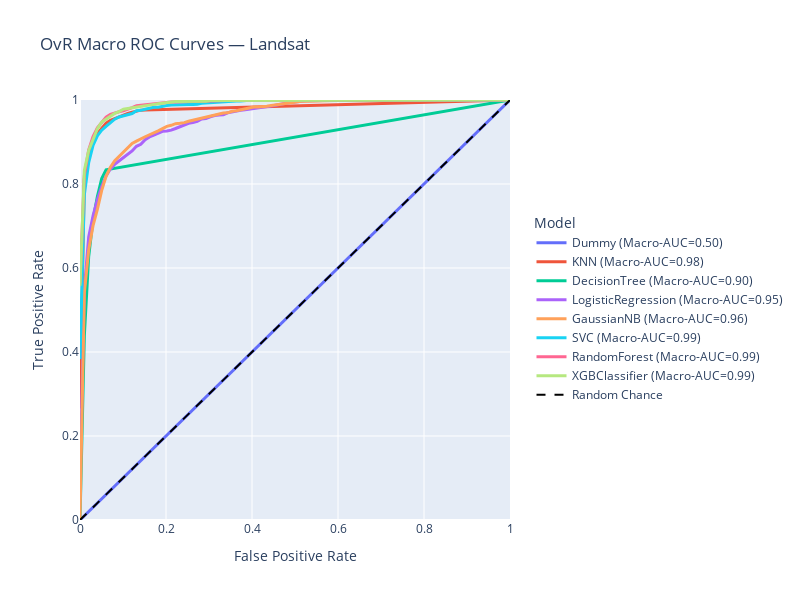

Here is the notebook cell this chart was saved with:
### Code cell
# =============================================================
# Plot combined OvR Macro ROC curves using Plotly
# =============================================================
import plotly.graph_objects as go
import numpy as np
import plotly.express as px

fig = go.Figure()

colors = px.colors.qualitative.Plotly  # color palette for up to 10 models

for idx, (name, result) in enumerate(roc_results.items()):
    # Interpolate TPRs for macro ROC
    all_fpr = np.linspace(0, 1, 100)
    mean_tpr = np.zeros_like(all_fpr)
    for i in range(len(class_names)):
        mean_tpr += np.interp(all_fpr, result["fpr"][i], result["tpr"][i])
    mean_tpr /= len(class_names)
    
    fig.add_trace(go.Scatter(
        x=all_fpr,
        y=mean_tpr,
        mode='lines',
        name=f"{name} (Macro-AUC={result['macro_auc']:.2f})",
        line=dict(color=colors[idx % len(colors)], width=3)
    ))

# Add diagonal random chance line
fig.add_trace(go.Scatter(
    x=[0, 1],
    y=[0, 1],
    mode='lines',
    name='Random Chance',
    line=dict(color='black', width=2, dash='dash')
))

fig.update_layout(
    title="OvR Macro ROC Curves — Landsat",
    xaxis_title="False Positive Rate",
    yaxis_title="True Positive Rate",
    xaxis=dict(range=[0,1]),
    yaxis=dict(range=[0,1]),
    legend=dict(title="Model", x=1.05, y=0.5),
    width=800,
    height=600
)

fig.show()
